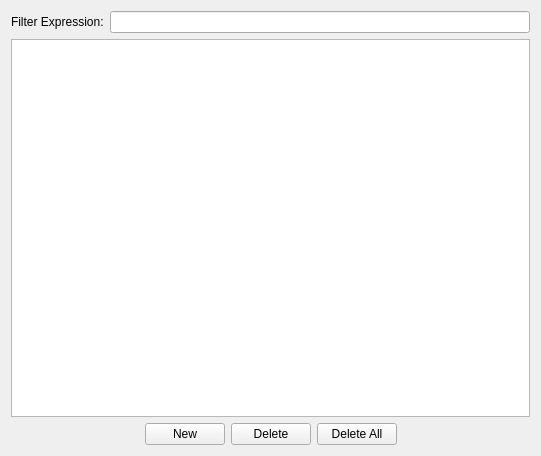
<?xml version="1.0" encoding="UTF-8"?>
<ui version="4.0">
<comment> Begin CVS Header </comment>
<comment>   $Source: /Volumes/Home/Users/shoops/cvs/copasi_dev/copasi/UI/CQGlobalQuantitiesWidget.ui,v $ </comment>
<comment>   $Revision: 1.2 $ </comment>
<comment>   $Name:  $ </comment>
<comment>   $Author: aekamal $ </comment>
<comment>   $Date: 2010/01/11 15:30:51 $ </comment>
<comment> End CVS Header </comment>

<comment> Copyright (C) 2008 by Pedro Mendes, Virginia Tech Intellectual </comment>
<comment> Properties, Inc., EML Research, gGmbH, University of Heidelberg, </comment>
<comment> and The University of Manchester. </comment>
<comment> All rights reserved. </comment>

 <comment> All rights reserved. </comment>
 <class>CQGlobalQuantitiesWidget</class>
 <widget class="CopasiWidget" name="CQGlobalQuantitiesWidget">
  <property name="geometry">
   <rect>
    <x>0</x>
    <y>0</y>
    <width>541</width>
    <height>456</height>
   </rect>
  </property>
  <property name="caption" stdset="0">
   <string>GlobalQuantities</string>
  </property>
  <layout class="QGridLayout">
   <item row="8" column="0" colspan="2">
    <layout class="QHBoxLayout">
     <item>
      <spacer name="horizontalSpacerLeft">
       <property name="orientation">
        <enum>Qt::Horizontal</enum>
       </property>
       <property name="sizeHint" stdset="0">
        <size>
         <width>40</width>
         <height>20</height>
        </size>
       </property>
      </spacer>
     </item>
     <item>
      <widget class="QPushButton" name="mpBtnNew">
       <property name="text">
        <string>New</string>
       </property>
      </widget>
     </item>
     <item>
      <widget class="QPushButton" name="mpBtnDelete">
       <property name="focusPolicy">
        <enum>Qt::NoFocus</enum>
       </property>
       <property name="text">
        <string>Delete</string>
       </property>
      </widget>
     </item>
     <item>
      <widget class="QPushButton" name="mpBtnClear">
       <property name="focusPolicy">
        <enum>Qt::NoFocus</enum>
       </property>
       <property name="text">
        <string>Delete All</string>
       </property>
      </widget>
     </item>
     <item>
      <spacer name="horizontalSpacerRight">
       <property name="orientation">
        <enum>Qt::Horizontal</enum>
       </property>
       <property name="sizeHint" stdset="0">
        <size>
         <width>40</width>
         <height>20</height>
        </size>
       </property>
      </spacer>
     </item>
    </layout>
   </item>
   <item row="6" column="0" colspan="2">
    <widget class="QTableView" name="mpTblGlobalQuantities">
     <property name="editTriggers">
      <set>QAbstractItemView::DoubleClicked|QAbstractItemView::EditKeyPressed|QAbstractItemView::SelectedClicked</set>
     </property>
     <property name="alternatingRowColors">
      <bool>true</bool>
     </property>
     <property name="selectionMode">
      <enum>QAbstractItemView::ExtendedSelection</enum>
     </property>
     <property name="selectionBehavior">
      <enum>QAbstractItemView::SelectRows</enum>
     </property>
     <property name="sortingEnabled">
      <bool>true</bool>
     </property>
    </widget>
   </item>
   <item row="3" column="0" rowspan="3" colspan="2">
    <layout class="QHBoxLayout" name="horizontalLayout">
     <item>
      <widget class="QLabel" name="label">
       <property name="text">
        <string>Filter Expression:</string>
       </property>
      </widget>
     </item>
     <item>
      <widget class="QLineEdit" name="mpLEFilter"/>
     </item>
    </layout>
   </item>
  </layout>
 </widget>
 <layoutdefault spacing="6" margin="11"/>
 <pixmapfunction>qPixmapFromMimeSource</pixmapfunction>
 <customwidgets>
  <customwidget>
   <class>CopasiWidget</class>
   <extends>QWidget</extends>
   <header>copasiWidget.h</header>
   <container>1</container>
  </customwidget>
 </customwidgets>
 <tabstops>
  <tabstop>mpTblGlobalQuantities</tabstop>
  <tabstop>mpBtnDelete</tabstop>
  <tabstop>mpBtnClear</tabstop>
 </tabstops>
 <includes>
  <include location="global">vector</include>
  <include location="local">copasi/UI/copasiWidget.h</include>
 </includes>
 <resources/>
 <connections>
  <connection>
   <sender>mpBtnClear</sender>
   <signal>pressed()</signal>
   <receiver>CQGlobalQuantitiesWidget</receiver>
   <slot>slotBtnClearClicked()</slot>
   <hints>
    <hint type="sourcelabel">
     <x>334</x>
     <y>443</y>
    </hint>
    <hint type="destinationlabel">
     <x>20</x>
     <y>20</y>
    </hint>
   </hints>
  </connection>
  <connection>
   <sender>mpBtnDelete</sender>
   <signal>pressed()</signal>
   <receiver>CQGlobalQuantitiesWidget</receiver>
   <slot>slotBtnDeleteClicked()</slot>
   <hints>
    <hint type="sourcelabel">
     <x>253</x>
     <y>443</y>
    </hint>
    <hint type="destinationlabel">
     <x>20</x>
     <y>20</y>
    </hint>
   </hints>
  </connection>
  <connection>
   <sender>mpTblGlobalQuantities</sender>
   <signal>doubleClicked(QModelIndex)</signal>
   <receiver>CQGlobalQuantitiesWidget</receiver>
   <slot>slotDoubleClicked(QModelIndex)</slot>
   <hints>
    <hint type="sourcelabel">
     <x>270</x>
     <y>212</y>
    </hint>
    <hint type="destinationlabel">
     <x>270</x>
     <y>227</y>
    </hint>
   </hints>
  </connection>
  <connection>
     <sender>mpBtnNew</sender>
     <signal>pressed()</signal>
     <receiver>CQGlobalQuantitiesWidget</receiver>
     <slot>slotBtnNewClicked()</slot>
     <hints>
       <hint type="sourcelabel">
         <x>189</x>
         <y>434</y>
       </hint>
       <hint type="destinationlabel">
         <x>270</x>
         <y>227</y>
       </hint>
     </hints>
   </connection>
 </connections>
</ui>
